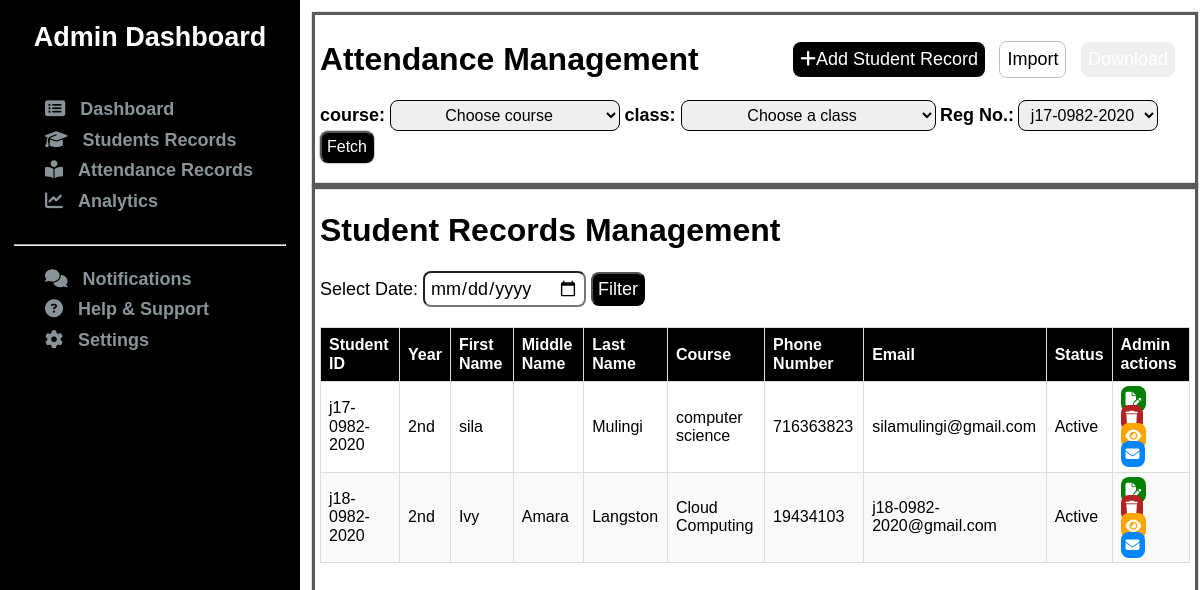
Page /customAdmin/studentRecords/ on the earlier database version.
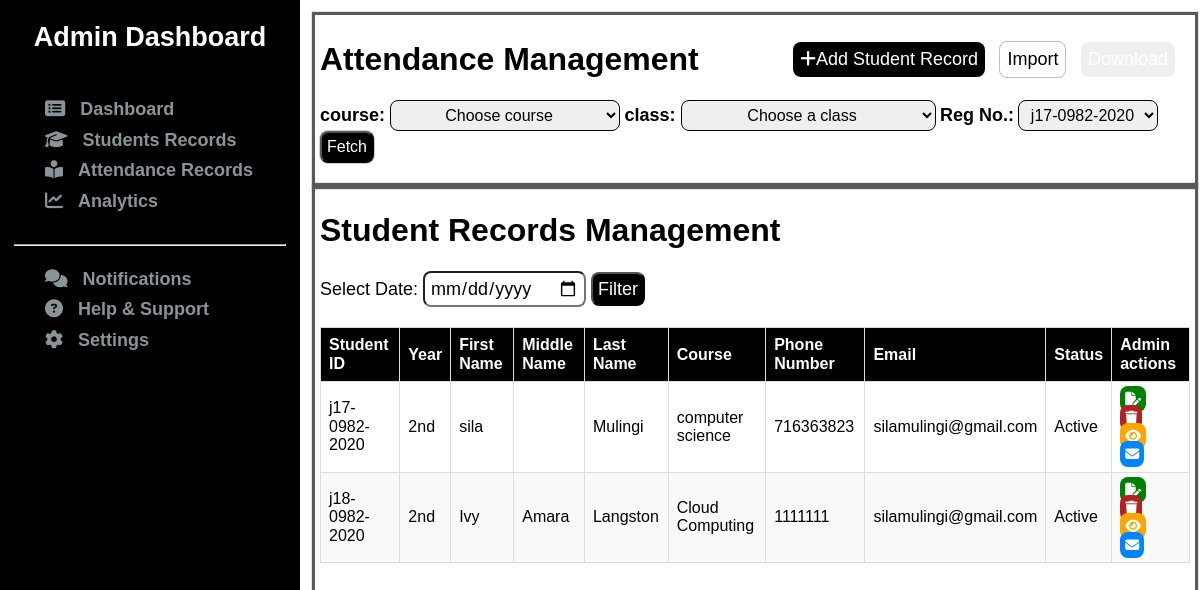
Same page on the later database version.
### coreApp/models.py (models this page shows, shortened)
class StudentProfile(models.Model):
    first_name = models.CharField(max_length=256)  # null=False is default for CharField
    last_name = models.CharField(max_length=256)
    username = models.CharField(max_length=256, unique=True)
    course = models.CharField(max_length=200)
    phone = models.BigIntegerField(unique=True)
    email = models.EmailField(unique=False)
    password = models.CharField(max_length=256)
    middle_name = models.CharField(
        max_length=256,
        blank=True,  # Allows empty string in forms
        null=True,    # Allows NULL in database
        default=''    # Default value when not provided
    )
    ranking = models.CharField(max_length=256, blank=True, default='')
    image = models.ImageField(upload_to='student_photos', blank=True, null=True)

### coreApp/views.py (the view)
# urls.py: path('customAdmin/studentRecords/', views.studentRecords, name='studentRecords'),
def studentRecords(request):
    context = {}
    students = StudentProfile.objects.all()
    context['students'] = students
    return render(request, 'admin/studentRecords.html', context)

### templates/admin/studentRecords.html (shortened to what this page needs)
{% extends 'admin/adminBase.html' %}
{% load static %}
{% block content %}
    <div class="studentQueries">
        <div class="heading">
            <div class="title">
                <h1>Attendance Management</h1>
                <div class="actionButtons">
                    <a href="{% url 'createStudent' %}" class="btn-add"><button><i class="fa-solid fa-plus"></i>Add Student Record</button></a>
                    <button>Import</button>
                    <button>Download</button>
                </div>
            </div>
            <div class="filters">
                <form action="">
                <label for="course">course: </label>
                <select name="course" id="">
                    <option value="" selected>Choose course</option>
                </select>
                <label for="course">class: </label>
                <select name="course" id="">
                    <option value="">Choose a class</option>
                </select>
                <label for="regNumber">Reg No.:</label>
                    <select name="" id="">
                        <option value="">j17-0982-2020</option>
                    </select>
                 <button type="submit">Fetch</button>
                </form>
            </div>
        </div>
        <div class="results">
            <h1>Student Records Management</h1>
            <div class="controls">
                <label for="date">Select Date:</label>
                <input type="date" id="date" name="date">
                <button onclick="filterRecords()">Filter</button>
            </div>
            <table id="attendanceTable">
                <thead>
                    <tr>
                        <th>Student ID</th>
                        <th>Year</th>
                        <th>First Name</th>
                        <th>Middle Name</th>
                        <th>Last Name</th>
                        <th>Course</th>
                        <th>Phone Number</th>
                        <th>Email</th>
                        <th>Status</th>
                        <th>Admin actions</th>
                    </tr>
                </thead>
                <tbody>
                    {% for student in students %}
                    <tr>
                        <td>{{ student.username }}</td>
                         <td>2nd</td>
                        <td>{{ student.first_name }}</td>
                        <td>{{ student.middle_name }}</td>
                        <td>{{ student.last_name }}</td>
                        <td>{{ student.course }}</td>
                        <td>{{ student.phone }}</td>
                        <td>{{ student.email }}</td>
                        <td>Active</td>
                        <td>
                            <a href="{% url 'update' student.username %}" class="btn btn-update"><i class="fa-solid fa-file-pen"></i></a>
                            <a href="{% url 'delete' student.username %}" class="btn btn-delete"><i class="fa-solid fa-trash"></i></a>
                            <a href="" class="btn btn-view"><i class="fa-solid fa-eye"></i></a>
                            <a href="mailto:{{student.email}}" class="btn btn-contact"><i class="fa-solid fa-envelope"></i></a>
                        </td>
                    </tr>
                    {% endfor %}
                </tbody>
            </table>
        </div>
        </div>
{% endblock content %}

Differences in the rows shown:
changed StudentProfile "Ivy": phone "19434103" → "1111111"; email "j18-0982-2020@gmail.com" → "silamulingi@gmail.com"
